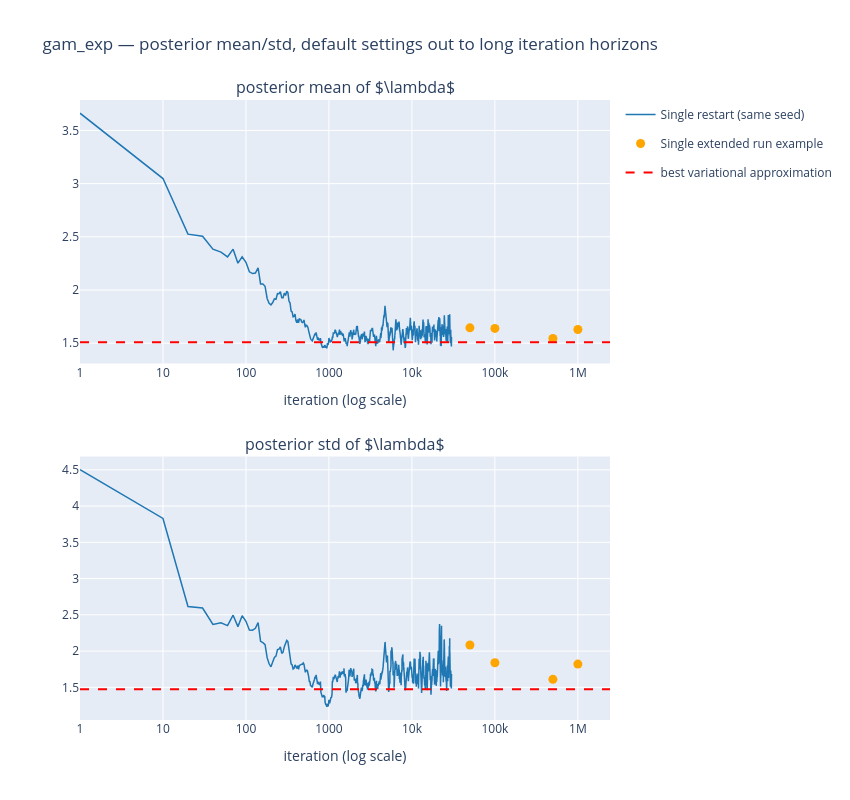

Here is the notebook cell this chart was saved with:
### Code cell
import pickle
import sys
from pathlib import Path
import numpy as np
import plotly.graph_objects as go
from plotly.subplots import make_subplots

REPO_ROOT = Path("/Users/madelynandersen/Documents/VB Bakeoff/simpleVI")
if str(REPO_ROOT) not in sys.path:
    sys.path.insert(0, str(REPO_ROOT))

from modulars.stan_rr_test import stan_result_by_scenario
from modulars.utils import load_config, load_best_values, exp_lognormal_moments

NB_DIR = REPO_ROOT / "single_MC/gamma_exponential/random_restarts"

config = load_config(NB_DIR / "../exp_config.json")
best_mu, best_std = load_best_values(config=config, transform=exp_lognormal_moments, n_samples=50_000, seed=1)

with open(NB_DIR / "stan_cmdstan_output/stan_result.pkl", "rb") as f:
    _main_result = pickle.load(f)
_by_scenario = stan_result_by_scenario(_main_result)
default_means, default_stds, default_iterations = _by_scenario["default"]
default_trace_mean = default_means[0]
default_trace_std = default_stds[0]

CHECKPOINTS = [50_000, 100_000, 500_000, 1_000_000]
with open(NB_DIR / "default_checkpoint_results.pkl", "rb") as f:
    _cp_results = pickle.load(f)
cp_means = np.array([np.asarray(_cp_results[cp]["means_by_scenario"]["default_single"][0, 0, :], dtype=float)[0] for cp in CHECKPOINTS])
cp_stds = np.array([np.asarray(_cp_results[cp]["stds_by_scenario"]["default_single"][0, 0, :], dtype=float)[0] for cp in CHECKPOINTS])
cp_iters = np.array(CHECKPOINTS)

fig = make_subplots(rows=2, cols=1, vertical_spacing=0.15,
                     subplot_titles=(r"posterior mean of $\lambda$", r"posterior std of $\lambda$"))

fig.add_trace(go.Scatter(x=default_iterations, y=default_trace_mean, mode="lines",
                          line=dict(color="rgb(31,119,180)", width=1.5),
                          name="Single restart (same seed)", legendgroup="line", showlegend=True), row=1, col=1)
fig.add_trace(go.Scatter(x=cp_iters, y=cp_means, mode="markers", marker=dict(color="orange", size=9),
                          name="Single extended run example", legendgroup="dots", showlegend=True), row=1, col=1)
fig.add_hline(y=best_mu, line=dict(color="red", dash="dash"), row=1, col=1)

fig.add_trace(go.Scatter(x=default_iterations, y=default_trace_std, mode="lines",
                          line=dict(color="rgb(31,119,180)", width=1.5),
                          name="Single restart (same seed)", legendgroup="line", showlegend=False), row=2, col=1)
fig.add_trace(go.Scatter(x=cp_iters, y=cp_stds, mode="markers", marker=dict(color="orange", size=9),
                          name="Single extended run example", legendgroup="dots", showlegend=False), row=2, col=1)
fig.add_hline(y=best_std, line=dict(color="red", dash="dash"), row=2, col=1)
fig.add_trace(go.Scatter(x=[None], y=[None], mode="lines", line=dict(color="red", dash="dash"),
                          name="best variational approximation"), row=1, col=1)

fig.update_xaxes(type="log", title_text="iteration (log scale)", row=1, col=1)
fig.update_xaxes(type="log", title_text="iteration (log scale)", row=2, col=1)
fig.update_layout(height=800, width=850, title_text="gam_exp — posterior mean/std, default settings out to long iteration horizons")
fig.show()

### Figure 1 — Plotly figure (JSON) as saved in the notebook; plotly's stock layout.template omitted (floating-point values rounded to 4 significant figures; data arrays with more than 128 entries replaced by an {"elided": "..."} marker saying what was removed)
{"data": [{"legendgroup": "line", "line": {"color": "rgb(31,119,180)", "width": 1.5}, "mode": "lines", "name": "Single restart (same seed)", "showlegend": true, "type": "scatter", "x": {"elided": "3001 int values"}, "xaxis": "x", "y": {"elided": "3001 float values"}, "yaxis": "y"}, {"legendgroup": "dots", "marker": {"color": "orange", "size": 9}, "mode": "markers", "name": "Single extended run example", "showlegend": true, "type": "scatter", "x": [50000, 100000, 500000, 1000000], "xaxis": "x", "y": [1.644, 1.639, 1.544, 1.628], "yaxis": "y"}, {"legendgroup": "line", "line": {"color": "rgb(31,119,180)", "width": 1.5}, "mode": "lines", "name": "Single restart (same seed)", "showlegend": false, "type": "scatter", "x": {"elided": "3001 int values"}, "xaxis": "x2", "y": {"elided": "3001 float values"}, "yaxis": "y2"}, {"legendgroup": "dots", "marker": {"color": "orange", "size": 9}, "mode": "markers", "name": "Single extended run example", "showlegend": false, "type": "scatter", "x": [50000, 100000, 500000, 1000000], "xaxis": "x2", "y": [2.084, 1.839, 1.61, 1.82], "yaxis": "y2"}, {"line": {"color": "red", "dash": "dash"}, "mode": "lines", "name": "best variational approximation", "type": "scatter", "x": [null], "xaxis": "x", "y": [null], "yaxis": "y"}], "layout": {"annotations": [{"font": {"size": 16}, "showarrow": false, "text": "posterior mean of $\\lambda$", "x": 0.5, "xanchor": "center", "xref": "paper", "y": 1.0, "yanchor": "bottom", "yref": "paper"}, {"font": {"size": 16}, "showarrow": false, "text": "posterior std of $\\lambda$", "x": 0.5, "xanchor": "center", "xref": "paper", "y": 0.425, "yanchor": "bottom", "yref": "paper"}], "height": 800, "shapes": [{"line": {"color": "red", "dash": "dash"}, "type": "line", "x0": 0, "x1": 1, "xref": "x domain", "y0": 1.509, "y1": 1.509, "yref": "y"}, {"line": {"color": "red", "dash": "dash"}, "type": "line", "x0": 0, "x1": 1, "xref": "x2 domain", "y0": 1.473, "y1": 1.473, "yref": "y2"}], "title": {"text": "gam_exp — posterior mean/std, default settings out to long iteration horizons"}, "width": 850, "xaxis": {"anchor": "y", "domain": [0.0, 1.0], "title": {"text": "iteration (log scale)"}, "type": "log"}, "xaxis2": {"anchor": "y2", "domain": [0.0, 1.0], "title": {"text": "iteration (log scale)"}, "type": "log"}, "yaxis": {"anchor": "x", "domain": [0.575, 1.0]}, "yaxis2": {"anchor": "x2", "domain": [0.0, 0.425]}}}
